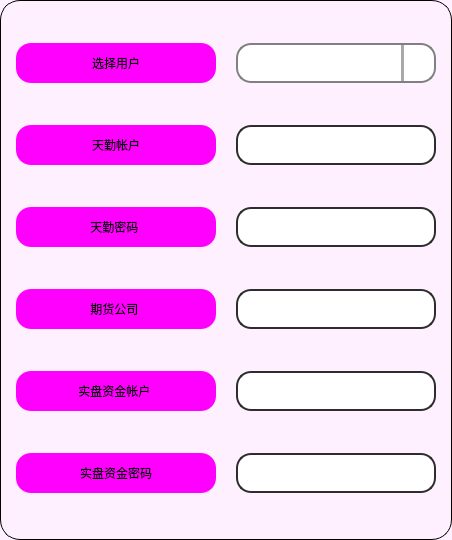
                         <widget class="QFrame" name="frame_42">
                          <property name="sizePolicy">
                           <sizepolicy hsizetype="Expanding" vsizetype="Expanding">
                            <horstretch>0</horstretch>
                            <verstretch>0</verstretch>
                           </sizepolicy>
                          </property>
                          <property name="minimumSize">
                           <size>
                            <width>0</width>
                            <height>540</height>
                           </size>
                          </property>
                          <property name="maximumSize">
                           <size>
                            <width>450</width>
                            <height>540</height>
                           </size>
                          </property>
                          <property name="styleSheet">
                           <string notr="true">QFrame {
background-color: rgb(255, 240, 255);
	border: 1px solid rgb(0, 0, 0);
	border-radius: 20px;
}
QFrame:hover {
	border: 1px solid rgb(65, 51, 156);
}</string>
                          </property>
                          <property name="frameShape">
                           <enum>QFrame::StyledPanel</enum>
                          </property>
                          <property name="frameShadow">
                           <enum>QFrame::Raised</enum>
                          </property>
                          <layout class="QHBoxLayout" name="horizontalLayout_34">
                           <property name="spacing">
                            <number>15</number>
                           </property>
                           <property name="leftMargin">
                            <number>15</number>
                           </property>
                           <property name="topMargin">
                            <number>0</number>
                           </property>
                           <property name="rightMargin">
                            <number>10</number>
                           </property>
                           <property name="bottomMargin">
                            <number>0</number>
                           </property>
                           <item>
                            <widget class="QFrame" name="frame_63">
                             <property name="styleSheet">
                              <string notr="true">border:none</string>
                             </property>
                             <property name="frameShape">
                              <enum>QFrame::StyledPanel</enum>
                             </property>
                             <property name="frameShadow">
                              <enum>QFrame::Raised</enum>
                             </property>
                             <layout class="QVBoxLayout" name="verticalLayout_43">
                              <property name="spacing">
                               <number>0</number>
                              </property>
                              <property name="leftMargin">
                               <number>0</number>
                              </property>
                              <property name="topMargin">
                               <number>0</number>
                              </property>
                              <property name="rightMargin">
                               <number>0</number>
                              </property>
                              <property name="bottomMargin">
                               <number>0</number>
                              </property>
                              <item alignment="Qt::AlignHCenter">
                               <widget class="QFrame" name="frame_49">
                                <property name="sizePolicy">
                                 <sizepolicy hsizetype="Preferred" vsizetype="Preferred">
                                  <horstretch>0</horstretch>
                                  <verstretch>0</verstretch>
                                 </sizepolicy>
                                </property>
                                <property name="minimumSize">
                                 <size>
                                  <width>205</width>
                                  <height>0</height>
                                 </size>
                                </property>
                                <property name="maximumSize">
                                 <size>
                                  <width>205</width>
                                  <height>16777215</height>
                                 </size>
                                </property>
                                <property name="styleSheet">
                                 <string notr="true">border:none</string>
                                </property>
                                <property name="frameShape">
                                 <enum>QFrame::StyledPanel</enum>
                                </property>
                                <property name="frameShadow">
                                 <enum>QFrame::Raised</enum>
                                </property>
                                <layout class="QVBoxLayout" name="verticalLayout_22">
                                 <property name="spacing">
                                  <number>0</number>
                                 </property>
                                 <property name="leftMargin">
                                  <number>0</number>
                                 </property>
                                 <property name="topMargin">
                                  <number>0</number>
                                 </property>
                                 <property name="rightMargin">
                                  <number>0</number>
                                 </property>
                                 <property name="bottomMargin">
                                  <number>0</number>
                                 </property>
                                 <item>
                                  <widget class="QLabel" name="label_select_clients_name0">
                                   <property name="enabled">
                                    <bool>true</bool>
                                   </property>
                                   <property name="minimumSize">
                                    <size>
                                     <width>200</width>
                                     <height>40</height>
                                    </size>
                                   </property>
                                   <property name="maximumSize">
                                    <size>
                                     <width>200</width>
                                     <height>40</height>
                                    </size>
                                   </property>
                                   <property name="styleSheet">
                                    <string notr="true">QLabel {
	font: 700 18pt &quot;等线&quot;;
	background-color: rgb(255, 0, 255);
	border-radius: 15px;
}

QLabel:hover{
	border: 3px solid rgb(0, 255, 0);
}
QLabel:disabled{
	color: rgb(0, 0, 0);
	border-color: rgb(166, 166, 166);
    background-color: rgb(186, 186, 186);
}</string>
                                   </property>
                                   <property name="text">
                                    <string>选择用户</string>
                                   </property>
                                   <property name="alignment">
                                    <set>Qt::AlignCenter</set>
                                   </property>
                                   <property name="buddy">
                                    <cstring>comboBox_select_clients_name</cstring>
                                   </property>
                                  </widget>
                                 </item>
                                 <item>
                                  <widget class="QLabel" name="label_tq_account">
                                   <property name="enabled">
                                    <bool>true</bool>
                                   </property>
                                   <property name="minimumSize">
                                    <size>
                                     <width>200</width>
                                     <height>40</height>
                                    </size>
                                   </property>
                                   <property name="maximumSize">
                                    <size>
                                     <width>200</width>
                                     <height>40</height>
                                    </size>
                                   </property>
                                   <property name="styleSheet">
                                    <string notr="true">QLabel {
	font: 700 18pt &quot;等线&quot;;
	background-color: rgb(255, 0, 255);
	border-radius: 15px;
}

QLabel:hover{
	border: 3px solid rgb(0, 255, 0);
}
QLabel:disabled{
	color: rgb(0, 0, 0);
	border-color: rgb(166, 166, 166);
    background-color: rgb(186, 186, 186);
}</string>
                                   </property>
                                   <property name="text">
                                    <string>天勤帐户</string>
                                   </property>
                                   <property name="alignment">
                                    <set>Qt::AlignCenter</set>
                                   </property>
                                   <property name="buddy">
                                    <cstring>tq_account</cstring>
                                   </property>
                                  </widget>
                                 </item>
                                 <item>
                                  <widget class="QLabel" name="label_tq_psd">
                                   <property name="enabled">
                                    <bool>true</bool>
                                   </property>
                                   <property name="minimumSize">
                                    <size>
                                     <width>200</width>
                                     <height>40</height>
                                    </size>
                                   </property>
                                   <property name="maximumSize">
                                    <size>
                                     <width>200</width>
                                     <height>40</height>
                                    </size>
                                   </property>
                                   <property name="styleSheet">
                                    <string notr="true">QLabel {
	font: 700 18pt &quot;等线&quot;;
	background-color: rgb(255, 0, 255);
	border-radius: 15px;
}

QLabel:hover{
	border: 3px solid rgb(0, 255, 0);
}
QLabel:disabled{
	color: rgb(0, 0, 0);
	border-color: rgb(166, 166, 166);
    background-color: rgb(186, 186, 186);
}</string>
                                   </property>
                                   <property name="text">
                                    <string>天勤密码 </string>
                                   </property>
                                   <property name="alignment">
                                    <set>Qt::AlignCenter</set>
                                   </property>
                                   <property name="buddy">
                                    <cstring>tq_psd</cstring>
                                   </property>
                                  </widget>
                                 </item>
                                 <item>
                                  <widget class="QLabel" name="label_futures_company">
                                   <property name="enabled">
                                    <bool>true</bool>
                                   </property>
                                   <property name="minimumSize">
                                    <size>
                                     <width>200</width>
                                     <height>40</height>
                                    </size>
                                   </property>
                                   <property name="maximumSize">
                                    <size>
                                     <width>200</width>
                                     <height>40</height>
                                    </size>
                                   </property>
                                   <property name="styleSheet">
                                    <string notr="true">QLabel {
	font: 700 18pt &quot;等线&quot;;
	background-color: rgb(255, 0, 255);
	border-radius: 15px;
}

QLabel:hover{
	border: 3px solid rgb(0, 255, 0);
}
QLabel:disabled{
	color: rgb(0, 0, 0);
	border-color: rgb(166, 166, 166);
    background-color: rgb(186, 186, 186);
}</string>
                                   </property>
                                   <property name="text">
                                    <string>期货公司 </string>
                                   </property>
                                   <property name="alignment">
                                    <set>Qt::AlignCenter</set>
                                   </property>
                                   <property name="buddy">
                                    <cstring>futures_company</cstring>
                                   </property>
                                  </widget>
                                 </item>
                                 <item>
                                  <widget class="QLabel" name="label_futures_account">
                                   <property name="enabled">
                                    <bool>true</bool>
                                   </property>
                                   <property name="minimumSize">
                                    <size>
                                     <width>200</width>
                                     <height>40</height>
                                    </size>
                                   </property>
                                   <property name="maximumSize">
                                    <size>
                                     <width>200</width>
                                     <height>40</height>
                                    </size>
                                   </property>
                                   <property name="styleSheet">
                                    <string notr="true">QLabel {
	font: 700 18pt &quot;等线&quot;;
	background-color: rgb(255, 0, 255);
	border-radius: 15px;
}

QLabel:hover{
	border: 3px solid rgb(0, 255, 0);
}
QLabel:disabled{
	color: rgb(0, 0, 0);
	border-color: rgb(166, 166, 166);
    background-color: rgb(186, 186, 186);
}</string>
                                   </property>
                                   <property name="text">
                                    <string>实盘资金帐户 </string>
                                   </property>
                                   <property name="alignment">
                                    <set>Qt::AlignCenter</set>
                                   </property>
                                   <property name="buddy">
                                    <cstring>futures_account</cstring>
                                   </property>
                                  </widget>
                                 </item>
                                 <item>
                                  <widget class="QLabel" name="label_futures_psd">
                                   <property name="enabled">
                                    <bool>true</bool>
                                   </property>
                                   <property name="minimumSize">
                                    <size>
                                     <width>200</width>
                                     <height>40</height>
                                    </size>
                                   </property>
                                   <property name="maximumSize">
                                    <size>
                                     <width>200</width>
                                     <height>40</height>
                                    </size>
                                   </property>
                                   <property name="styleSheet">
                                    <string notr="true">QLabel {
	font: 700 18pt &quot;等线&quot;;
	background-color: rgb(255, 0, 255);
	border-radius: 15px;
}

QLabel:hover{
	border: 3px solid rgb(0, 255, 0);
}
QLabel:disabled{
	color: rgb(0, 0, 0);
	border-color: rgb(166, 166, 166);
    background-color: rgb(186, 186, 186);
}</string>
                                   </property>
                                   <property name="text">
                                    <string>实盘资金密码</string>
                                   </property>
                                   <property name="alignment">
                                    <set>Qt::AlignCenter</set>
                                   </property>
                                   <property name="buddy">
                                    <cstring>futures_psd</cstring>
                                   </property>
                                  </widget>
                                 </item>
                                </layout>
                               </widget>
                              </item>
                             </layout>
                            </widget>
                           </item>
                           <item>
                            <widget class="QFrame" name="frame_64">
                             <property name="styleSheet">
                              <string notr="true">border:none</string>
                             </property>
                             <property name="frameShape">
                              <enum>QFrame::StyledPanel</enum>
                             </property>
                             <property name="frameShadow">
                              <enum>QFrame::Raised</enum>
                             </property>
                             <layout class="QVBoxLayout" name="verticalLayout_44">
                              <property name="spacing">
                               <number>0</number>
                              </property>
                              <property name="leftMargin">
                               <number>0</number>
                              </property>
                              <property name="topMargin">
                               <number>0</number>
                              </property>
                              <property name="rightMargin">
                               <number>0</number>
                              </property>
                              <property name="bottomMargin">
                               <number>0</number>
                              </property>
                              <item alignment="Qt::AlignHCenter">
                               <widget class="QFrame" name="frame_50">
                                <property name="sizePolicy">
                                 <sizepolicy hsizetype="Preferred" vsizetype="Preferred">
                                  <horstretch>0</horstretch>
                                  <verstretch>0</verstretch>
                                 </sizepolicy>
                                </property>
                                <property name="minimumSize">
                                 <size>
                                  <width>205</width>
                                  <height>0</height>
                                 </size>
                                </property>
                                <property name="maximumSize">
                                 <size>
                                  <width>205</width>
                                  <height>16777215</height>
                                 </size>
                                </property>
                                <property name="styleSheet">
                                 <string notr="true">border:none</string>
                                </property>
                                <property name="frameShape">
                                 <enum>QFrame::StyledPanel</enum>
                                </property>
                                <property name="frameShadow">
                                 <enum>QFrame::Raised</enum>
                                </property>
                                <layout class="QVBoxLayout" name="verticalLayout_34">
                                 <property name="spacing">
                                  <number>0</number>
                                 </property>
                                 <property name="leftMargin">
                                  <number>0</number>
                                 </property>
                                 <property name="topMargin">
                                  <number>0</number>
                                 </property>
                                 <property name="rightMargin">
                                  <number>0</number>
                                 </property>
                                 <property name="bottomMargin">
                                  <number>0</number>
                                 </property>
                                 <item>
                                  <widget class="QComboBox" name="comboBox_select_clients_name">
                                   <property name="minimumSize">
                                    <size>
                                     <width>200</width>
                                     <height>40</height>
                                    </size>
                                   </property>
                                   <property name="maximumSize">
                                    <size>
                                     <width>200</width>
                                     <height>40</height>
                                    </size>
                                   </property>
                                   <property name="styleSheet">
                                    <string notr="true">/* 未下拉时，QComboBox的样式 */
QComboBox {
    border: 2px solid gray;   /* 边框 */
    border-radius: 15px;   /* 圆角 */
    padding: 1px 18px 1px 3px;   /* 字体填衬 */
    color: rgb(0, 0, 0);    
	font: 700 18pt &quot;等线&quot;;    
	background-color: rgb(255, 255, 255);
}

/* 下拉后，整个下拉窗体样式 */
QComboBox QAbstractItemView {
    
    border: 1px solid yellow;   /* 整个下拉窗体的边框 */
    color: black;
	border-radius: 3px;
    background-color: rgb(225, 225, 225);   /* 整个下拉窗体的背景色 */
    selection-background-color: lightgreen;   /* 整个下拉窗体被选中项的背景色 */
}
/* 下拉箭头样式 */
 QComboBox::down-arrow {
	image: url(:/图标/icons/双下拉箭头.svg);
	width: 30px; /* 下拉箭头的宽度（建议与下拉框drop-down的宽度一致） */ 
	background: rgb(255, 255, 255); /* 下拉箭头的的背景色 */ 
	padding: 0px 0px 0px 0px; /* 上内边距、右内边距、下内边距、左内边距 */
 } 

/* 下拉框样式 */
QComboBox::drop-down {
   /* subcontrol-origin: padding;   /* 子控件在父元素中的原点矩形。如果未指定此属性，则默认为padding。 */
   /* subcontrol-position: top right;   /* 下拉框的位置（右上） */
    width: 30px;   /* 下拉框的宽度 */

    border-left-width: 3px;   /* 下拉框的左边界线宽度 */
    border-left-color: darkgray;   /* 下拉框的左边界线颜色 */
    border-left-style: solid;   /* 下拉框的左边界线为实线 */
    border-top-right-radius: 10px;   /* 下拉框的右上边界线的圆角半径（应和整个QComboBox右上边界线的圆角半径一致） */
    border-bottom-right-radius: 10px;   /* 同上 */
}
QComboBox:hover {
	border: 3px solid rgb(255, 85, 0);
}
QComboBox:disabled{
	color: rgb(0, 0, 0);
	border-color: rgb(166, 166, 166);
    background-color: rgb(186, 186, 186);
}</string>
                                   </property>
                                  </widget>
                                 </item>
                                 <item>
                                  <widget class="QLineEdit" name="tq_account">
                                   <property name="sizePolicy">
                                    <sizepolicy hsizetype="Preferred" vsizetype="Fixed">
                                     <horstretch>0</horstretch>
                                     <verstretch>0</verstretch>
                                    </sizepolicy>
                                   </property>
                                   <property name="minimumSize">
                                    <size>
                                     <width>200</width>
                                     <height>40</height>
                                    </size>
                                   </property>
                                   <property name="maximumSize">
                                    <size>
                                     <width>200</width>
                                     <height>40</height>
                                    </size>
                                   </property>
                                   <property name="styleSheet">
                                    <string notr="true">QLineEdit {
	border: 2px solid rgb(45, 45, 45);
	border-radius: 15px;
	padding: 5px;
	background-color: rgb(255, 255, 255);	
	color: rgb(0, 0, 0);
	font: 700 18pt &quot;等线&quot;;
}
QLineEdit:hover {
	border: 3px solid rgb(255, 85, 0);
}
QLineEdit:focus {
	border: 3px solid rgb(255, 85, 0);
	color: rgb(255, 0, 0);
}
QLineEdit:disabled{
	color: rgb(0, 0, 0);
	border-color: rgb(166, 166, 166);
    background-color: rgb(186, 186, 186);
}</string>
                                   </property>
                                  </widget>
                                 </item>
                                 <item>
                                  <widget class="QLineEdit" name="tq_psd">
                                   <property name="sizePolicy">
                                    <sizepolicy hsizetype="Preferred" vsizetype="Fixed">
                                     <horstretch>0</horstretch>
                                     <verstretch>0</verstretch>
                                    </sizepolicy>
                                   </property>
                                   <property name="minimumSize">
                                    <size>
                                     <width>200</width>
                                     <height>40</height>
                                    </size>
                                   </property>
                                   <property name="maximumSize">
                                    <size>
                                     <width>200</width>
                                     <height>40</height>
                                    </size>
                                   </property>
                                   <property name="styleSheet">
                                    <string notr="true">QLineEdit {
	border: 2px solid rgb(45, 45, 45);
	border-radius: 15px;
	padding: 5px;
	background-color: rgb(255, 255, 255);	
	color: rgb(0, 0, 0);
	font: 700 18pt &quot;等线&quot;;
}
QLineEdit:hover {
	border: 3px solid rgb(255, 85, 0);
}
QLineEdit:focus {
	border: 3px solid rgb(255, 85, 0);
	color: rgb(255, 0, 0);
}
QLineEdit:disabled{
	color: rgb(0, 0, 0);
	border-color: rgb(166, 166, 166);
    background-color: rgb(186, 186, 186);
}</string>
                                   </property>
                                  </widget>
                                 </item>
                                 <item>
                                  <widget class="QLineEdit" name="futures_company">
                                   <property name="sizePolicy">
                                    <sizepolicy hsizetype="Preferred" vsizetype="Fixed">
                                     <horstretch>0</horstretch>
                                     <verstretch>0</verstretch>
                                    </sizepolicy>
                                   </property>
                                   <property name="minimumSize">
                                    <size>
                                     <width>200</width>
                                     <height>40</height>
                                    </size>
                                   </property>
                                   <property name="maximumSize">
                                    <size>
                                     <width>200</width>
                                     <height>40</height>
                                    </size>
                                   </property>
                                   <property name="styleSheet">
                                    <string notr="true">QLineEdit {
	border: 2px solid rgb(45, 45, 45);
	border-radius: 15px;
	padding: 5px;
	background-color: rgb(255, 255, 255);	
	color: rgb(0, 0, 0);
	font: 700 18pt &quot;等线&quot;;
}
QLineEdit:hover {
	border: 3px solid rgb(255, 85, 0);
}
QLineEdit:focus {
	border: 3px solid rgb(255, 85, 0);
	color: rgb(255, 0, 0);
}
QLineEdit:disabled{
	color: rgb(0, 0, 0);
	border-color: rgb(166, 166, 166);
    background-color: rgb(186, 186, 186);
}</string>
                                   </property>
                                  </widget>
                                 </item>
                                 <item>
                                  <widget class="QLineEdit" name="futures_account">
                                   <property name="sizePolicy">
                                    <sizepolicy hsizetype="Preferred" vsizetype="Fixed">
                                     <horstretch>0</horstretch>
                                     <verstretch>0</verstretch>
                                    </sizepolicy>
                                   </property>
                                   <property name="minimumSize">
                                    <size>
                                     <width>200</width>
                                     <height>40</height>
                                    </size>
                                   </property>
                                   <property name="maximumSize">
                                    <size>
                                     <width>200</width>
                                     <height>40</height>
                                    </size>
                                   </property>
                                   <property name="styleSheet">
                                    <string notr="true">QLineEdit {
	border: 2px solid rgb(45, 45, 45);
	border-radius: 15px;
	padding: 5px;
	background-color: rgb(255, 255, 255);	
	color: rgb(0, 0, 0);
	font: 700 18pt &quot;等线&quot;;
}
QLineEdit:hover {
	border: 3px solid rgb(255, 85, 0);
}
QLineEdit:focus {
	border: 3px solid rgb(255, 85, 0);
	color: rgb(255, 0, 0);
}
QLineEdit:disabled{
	color: rgb(0, 0, 0);
	border-color: rgb(166, 166, 166);
    background-color: rgb(186, 186, 186);
}</string>
                                   </property>
                                  </widget>
                                 </item>
                                 <item>
                                  <widget class="QLineEdit" name="futures_psd">
                                   <property name="sizePolicy">
                                    <sizepolicy hsizetype="Preferred" vsizetype="Fixed">
                                     <horstretch>0</horstretch>
                                     <verstretch>0</verstretch>
                                    </sizepolicy>
                                   </property>
                                   <property name="minimumSize">
                                    <size>
                                     <width>200</width>
                                     <height>40</height>
                                    </size>
                                   </property>
                                   <property name="maximumSize">
                                    <size>
                                     <width>200</width>
                                     <height>40</height>
                                    </size>
                                   </property>
                                   <property name="styleSheet">
                                    <string notr="true">QLineEdit {
	border: 2px solid rgb(45, 45, 45);
	border-radius: 15px;
	padding: 5px;
	background-color: rgb(255, 255, 255);	
	color: rgb(0, 0, 0);
	font: 700 18pt &quot;等线&quot;;
}
QLineEdit:hover {
	border: 3px solid rgb(255, 85, 0);
}
QLineEdit:focus {
	border: 3px solid rgb(255, 85, 0);
	color: rgb(255, 0, 0);
}
QLineEdit:disabled{
	color: rgb(0, 0, 0);
	border-color: rgb(166, 166, 166);
    background-color: rgb(186, 186, 186);
}</string>
                                   </property>
                                  </widget>
                                 </item>
                                </layout>
                               </widget>
                              </item>
                             </layout>
                            </widget>
                           </item>
                          </layout>
                         </widget>
